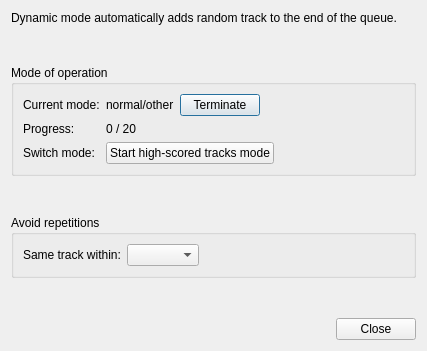
<?xml version="1.0" encoding="UTF-8"?>
<ui version="4.0">
 <class>DynamicModeParametersDialog</class>
 <widget class="QDialog" name="DynamicModeParametersDialog">
  <property name="geometry">
   <rect>
    <x>0</x>
    <y>0</y>
    <width>427</width>
    <height>351</height>
   </rect>
  </property>
  <property name="windowTitle">
   <string>Dynamic mode parameters</string>
  </property>
  <layout class="QVBoxLayout" name="verticalLayout">
   <item>
    <widget class="QLabel" name="dynamicModeExplanationLabel">
     <property name="text">
      <string>Dynamic mode automatically adds random track to the end of the queue.</string>
     </property>
     <property name="wordWrap">
      <bool>true</bool>
     </property>
    </widget>
   </item>
   <item>
    <spacer name="verticalSpacer_2">
     <property name="orientation">
      <enum>Qt::Vertical</enum>
     </property>
     <property name="sizeHint" stdset="0">
      <size>
       <width>20</width>
       <height>15</height>
      </size>
     </property>
    </spacer>
   </item>
   <item>
    <widget class="QGroupBox" name="modeOfOperationGroupBox">
     <property name="title">
      <string>Mode of operation</string>
     </property>
     <layout class="QFormLayout" name="formLayout">
      <item row="0" column="0">
       <widget class="QLabel" name="modeLabel">
        <property name="text">
         <string>Current mode:</string>
        </property>
       </widget>
      </item>
      <item row="0" column="1">
       <layout class="QHBoxLayout" name="horizontalLayout">
        <item>
         <widget class="QLabel" name="modeValueLabel">
          <property name="text">
           <string>normal/other</string>
          </property>
         </widget>
        </item>
        <item>
         <widget class="QPushButton" name="terminateButton">
          <property name="text">
           <string>Terminate</string>
          </property>
         </widget>
        </item>
        <item>
         <spacer name="horizontalSpacer_2">
          <property name="orientation">
           <enum>Qt::Horizontal</enum>
          </property>
          <property name="sizeHint" stdset="0">
           <size>
            <width>40</width>
            <height>20</height>
           </size>
          </property>
         </spacer>
        </item>
       </layout>
      </item>
      <item row="1" column="0">
       <widget class="QLabel" name="progressLabel">
        <property name="text">
         <string>Progress:</string>
        </property>
       </widget>
      </item>
      <item row="1" column="1">
       <widget class="QLabel" name="progressValueLabel">
        <property name="text">
         <string>0 / 20</string>
        </property>
       </widget>
      </item>
      <item row="2" column="0">
       <widget class="QLabel" name="switchModeLabel">
        <property name="text">
         <string>Switch mode:</string>
        </property>
       </widget>
      </item>
      <item row="2" column="1">
       <layout class="QHBoxLayout" name="horizontalLayout_2">
        <item>
         <widget class="QPushButton" name="startHighScoredModeButton">
          <property name="text">
           <string>Start high-scored tracks mode</string>
          </property>
         </widget>
        </item>
        <item>
         <spacer name="horizontalSpacer_3">
          <property name="orientation">
           <enum>Qt::Horizontal</enum>
          </property>
          <property name="sizeHint" stdset="0">
           <size>
            <width>13</width>
            <height>20</height>
           </size>
          </property>
         </spacer>
        </item>
       </layout>
      </item>
     </layout>
    </widget>
   </item>
   <item>
    <spacer name="verticalSpacer_3">
     <property name="orientation">
      <enum>Qt::Vertical</enum>
     </property>
     <property name="sizeHint" stdset="0">
      <size>
       <width>20</width>
       <height>14</height>
      </size>
     </property>
    </spacer>
   </item>
   <item>
    <widget class="QGroupBox" name="avoidRepetitionGroupBox">
     <property name="title">
      <string>Avoid repetitions</string>
     </property>
     <layout class="QFormLayout" name="formLayout_2">
      <item row="0" column="0">
       <widget class="QLabel" name="sameTrackLabel">
        <property name="text">
         <string>Same track within:</string>
        </property>
       </widget>
      </item>
      <item row="0" column="1">
       <layout class="QHBoxLayout" name="horizontalLayout_3">
        <item>
         <widget class="QComboBox" name="trackRepetitionComboBox">
          <property name="maxVisibleItems">
           <number>15</number>
          </property>
          <property name="sizeAdjustPolicy">
           <enum>QComboBox::AdjustToContents</enum>
          </property>
         </widget>
        </item>
        <item>
         <spacer name="horizontalSpacer_4">
          <property name="orientation">
           <enum>Qt::Horizontal</enum>
          </property>
          <property name="sizeHint" stdset="0">
           <size>
            <width>40</width>
            <height>20</height>
           </size>
          </property>
         </spacer>
        </item>
       </layout>
      </item>
     </layout>
    </widget>
   </item>
   <item>
    <spacer name="verticalSpacer">
     <property name="orientation">
      <enum>Qt::Vertical</enum>
     </property>
     <property name="sizeHint" stdset="0">
      <size>
       <width>20</width>
       <height>25</height>
      </size>
     </property>
    </spacer>
   </item>
   <item>
    <layout class="QHBoxLayout" name="bottomButtonLayout">
     <item>
      <spacer name="horizontalSpacer">
       <property name="orientation">
        <enum>Qt::Horizontal</enum>
       </property>
       <property name="sizeHint" stdset="0">
        <size>
         <width>98</width>
         <height>20</height>
        </size>
       </property>
      </spacer>
     </item>
     <item>
      <widget class="QPushButton" name="closeButton">
       <property name="text">
        <string>Close</string>
       </property>
      </widget>
     </item>
    </layout>
   </item>
  </layout>
 </widget>
 <resources/>
 <connections/>
</ui>
